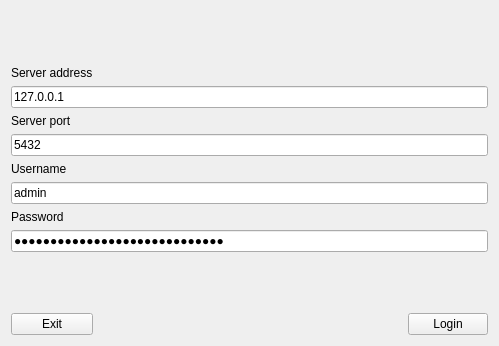
<?xml version="1.0" encoding="UTF-8"?>
<ui version="4.0">
 <class>login_view</class>
 <widget class="QWidget" name="login_view">
  <property name="geometry">
   <rect>
    <x>0</x>
    <y>0</y>
    <width>499</width>
    <height>346</height>
   </rect>
  </property>
  <property name="windowTitle">
   <string>Form</string>
  </property>
  <layout class="QGridLayout" name="gridLayout">
   <item row="10" column="0" colspan="3">
    <widget class="QLineEdit" name="username_input">
     <property name="text">
      <string>admin</string>
     </property>
     <property name="placeholderText">
      <string>username</string>
     </property>
    </widget>
   </item>
   <item row="14" column="1">
    <spacer name="button_spacer">
     <property name="orientation">
      <enum>Qt::Horizontal</enum>
     </property>
     <property name="sizeHint" stdset="0">
      <size>
       <width>40</width>
       <height>20</height>
      </size>
     </property>
    </spacer>
   </item>
   <item row="9" column="0">
    <widget class="QLabel" name="username_label">
     <property name="text">
      <string>Username</string>
     </property>
    </widget>
   </item>
   <item row="12" column="0" colspan="3">
    <widget class="QLineEdit" name="password_input">
     <property name="text">
      <string>super secret matonet password</string>
     </property>
     <property name="echoMode">
      <enum>QLineEdit::Password</enum>
     </property>
    </widget>
   </item>
   <item row="14" column="2">
    <widget class="QPushButton" name="login_button">
     <property name="text">
      <string>Login</string>
     </property>
    </widget>
   </item>
   <item row="1" column="0" colspan="3">
    <spacer name="top_spacer">
     <property name="orientation">
      <enum>Qt::Vertical</enum>
     </property>
     <property name="sizeHint" stdset="0">
      <size>
       <width>20</width>
       <height>40</height>
      </size>
     </property>
    </spacer>
   </item>
   <item row="3" column="0" colspan="3">
    <widget class="QLineEdit" name="address_input">
     <property name="text">
      <string>127.0.0.1</string>
     </property>
     <property name="placeholderText">
      <string/>
     </property>
    </widget>
   </item>
   <item row="5" column="0">
    <widget class="QLabel" name="port_label">
     <property name="text">
      <string>Server port</string>
     </property>
    </widget>
   </item>
   <item row="2" column="0">
    <widget class="QLabel" name="address_label">
     <property name="text">
      <string>Server address</string>
     </property>
    </widget>
   </item>
   <item row="14" column="0">
    <widget class="QPushButton" name="exit_button">
     <property name="text">
      <string>Exit</string>
     </property>
    </widget>
   </item>
   <item row="6" column="0" colspan="3">
    <widget class="QLineEdit" name="port_input">
     <property name="text">
      <string>5432</string>
     </property>
     <property name="placeholderText">
      <string/>
     </property>
    </widget>
   </item>
   <item row="13" column="1">
    <spacer name="bottom_spacer">
     <property name="orientation">
      <enum>Qt::Vertical</enum>
     </property>
     <property name="sizeHint" stdset="0">
      <size>
       <width>20</width>
       <height>40</height>
      </size>
     </property>
    </spacer>
   </item>
   <item row="11" column="0">
    <widget class="QLabel" name="password_label">
     <property name="text">
      <string>Password</string>
     </property>
    </widget>
   </item>
  </layout>
 </widget>
 <resources/>
 <connections/>
</ui>
